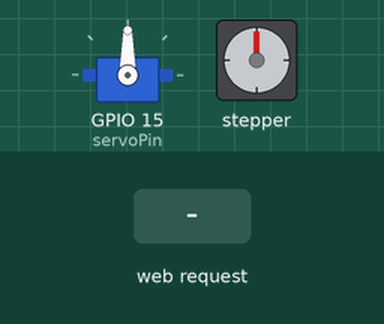
Simulated run of this sketch. Board: ESP32. On the bench: servo, stepper motor. Inputs (shaded band) come from the test bench. WiFi joins after 1.5 s; servers stay silent unless stated; stepper angles assume 2048 steps per turn; what the sketch prints to the serial monitor is not drawn.

Above: at 3.2 s.
3.3 s: HTTP request GET /Up received
At 3.77 s:
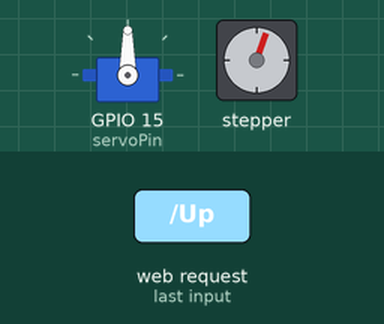
6.3 s: HTTP request GET /Left received
At 7.9 s:
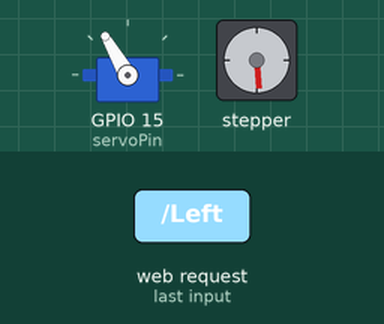
8.2 s: HTTP request GET /Down received
At 10.3 s:
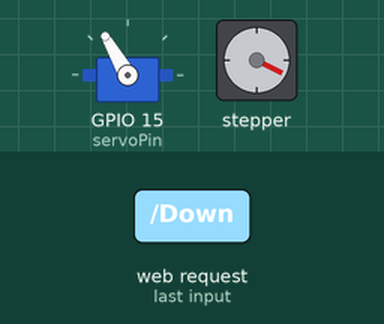
10.6 s: HTTP request GET /Right received
At 11.0 s:
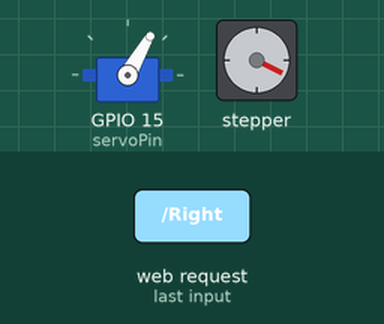
12.1 s: HTTP request GET /Up received
At 12.57 s:
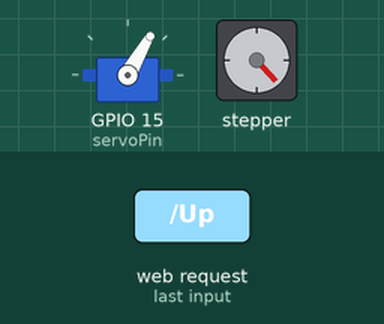
15.1 s: HTTP request GET /Left received
At 15.8 s:
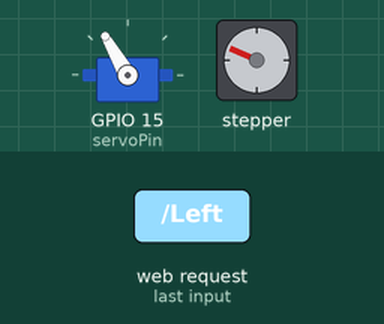
Timing chart, 0 to 18.0 s (numbered marks = the images above; inputs shaded):
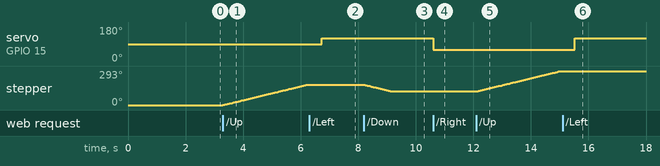

The sketch:

monitor_gimbal.ino
```cpp
#include <WiFi.h>
#include <WebServer.h>
#include <ESP32Servo.h>
#include <Stepper.h>

// ---------- Hardware ----------
const int stepsPerRevolution = 2048;

#define IN1 12
#define IN2 14
#define IN3 27
#define IN4 26
const int servoPin = 15;

Stepper motor(stepsPerRevolution, IN1, IN2, IN3, IN4);
Servo tiltServo;

// ---------- Network ----------
// Replace these with your own credentials before flashing.
const char* ssid = "YOUR_WIFI_SSID";
const char* password = "YOUR_WIFI_PASSWORD";

WebServer server(80);

void handleRoot() {
  String html = R"rawliteral(
  <!DOCTYPE html>
  <html>
  <head>
    <meta name="viewport" content="width=device-width, initial-scale=1">
    <title>Monitor Gimbal</title>
    <style>
      body {
        font-family: Arial, sans-serif;
        text-align: center;
        background-color: #f4f4f9;
        margin: 0;
        padding: 0;
      }
      h1 {
        color: #333;
        margin-top: 20px;
      }
      .container {
        display: flex;
        flex-direction: column;
        justify-content: center;
        align-items: center;
        height: 100vh;
      }
      .button {
        display: inline-block;
        padding: 15px 30px;
        margin: 10px;
        font-size: 18px;
        font-weight: bold;
        color: #fff;
        background-color: #007BFF;
        border: none;
        border-radius: 5px;
        text-decoration: none;
        cursor: pointer;
        transition: background-color 0.3s;
      }
      .button:hover {
        background-color: #0056b3;
      }
    </style>
  </head>
  <body>
    <div class="container">
      <h1>Gimbal Control</h1>
      <a href="/Up" class="button">Up</a>
      <a href="/Down" class="button">Down</a>
      <a href="/Left" class="button">Left</a>
      <a href="/Right" class="button">Right</a>
      <a href="/Stop" class="button">Stop</a>
    </div>
  </body>
  </html>
  )rawliteral";

  server.send(200, "text/html", html);
}

void handleUp() {
  Serial.println("stepper up");
  motor.step(1000);
  delay(500);
  server.sendHeader("Location", "/");
  server.send(303);
}

void handleDown() {
  Serial.println("stepper down");
  motor.step(-333);
  delay(500);
  server.sendHeader("Location", "/");
  server.send(303);
}

void handleLeft() {
  if (!tiltServo.attached()) tiltServo.attach(servoPin);
  tiltServo.write(120);
  delay(1000);
  server.sendHeader("Location", "/");
  server.send(303);
}

void handleRight() {
  if (!tiltServo.attached()) tiltServo.attach(servoPin);
  tiltServo.write(60);
  delay(1000);
  server.sendHeader("Location", "/");
  server.send(303);
}

void handleStop() {
  tiltServo.detach();
  server.sendHeader("Location", "/");
  server.send(303);
}

void setup() {
  Serial.begin(115200);

  tiltServo.attach(servoPin);
  motor.setSpeed(10);

  WiFi.begin(ssid, password);
  Serial.print("Connecting to WiFi");
  while (WiFi.status() != WL_CONNECTED) {
    delay(1000);
    Serial.print(".");
  }
  Serial.println();
  Serial.print("Connected. Open http://");
  Serial.println(WiFi.localIP());

  server.on("/", handleRoot);
  server.on("/Up", handleUp);
  server.on("/Down", handleDown);
  server.on("/Left", handleLeft);
  server.on("/Right", handleRight);
  server.on("/Stop", handleStop);

  server.begin();
  Serial.println("Web server started");
}

void loop() {
  server.handleClient();
}
```

Measured:
- after the input at 3.3 s, stepper: keeps turning clockwise at about 60°/s, starting at once
- after the input at 6.3 s, servo on GPIO 15 (servoPin): 90° → 120° after 0.43 s
- after the input at 8.2 s, stepper: turns 58° counter-clockwise in 0.95 s, starting at once
- after the input at 10.6 s, servo on GPIO 15 (servoPin): 120° → 60° at once
- after the input at 12.1 s, stepper: keeps turning clockwise at about 60°/s, starting at once
- after the input at 15.1 s, servo on GPIO 15 (servoPin): 60° → 120° after 0.43 s
